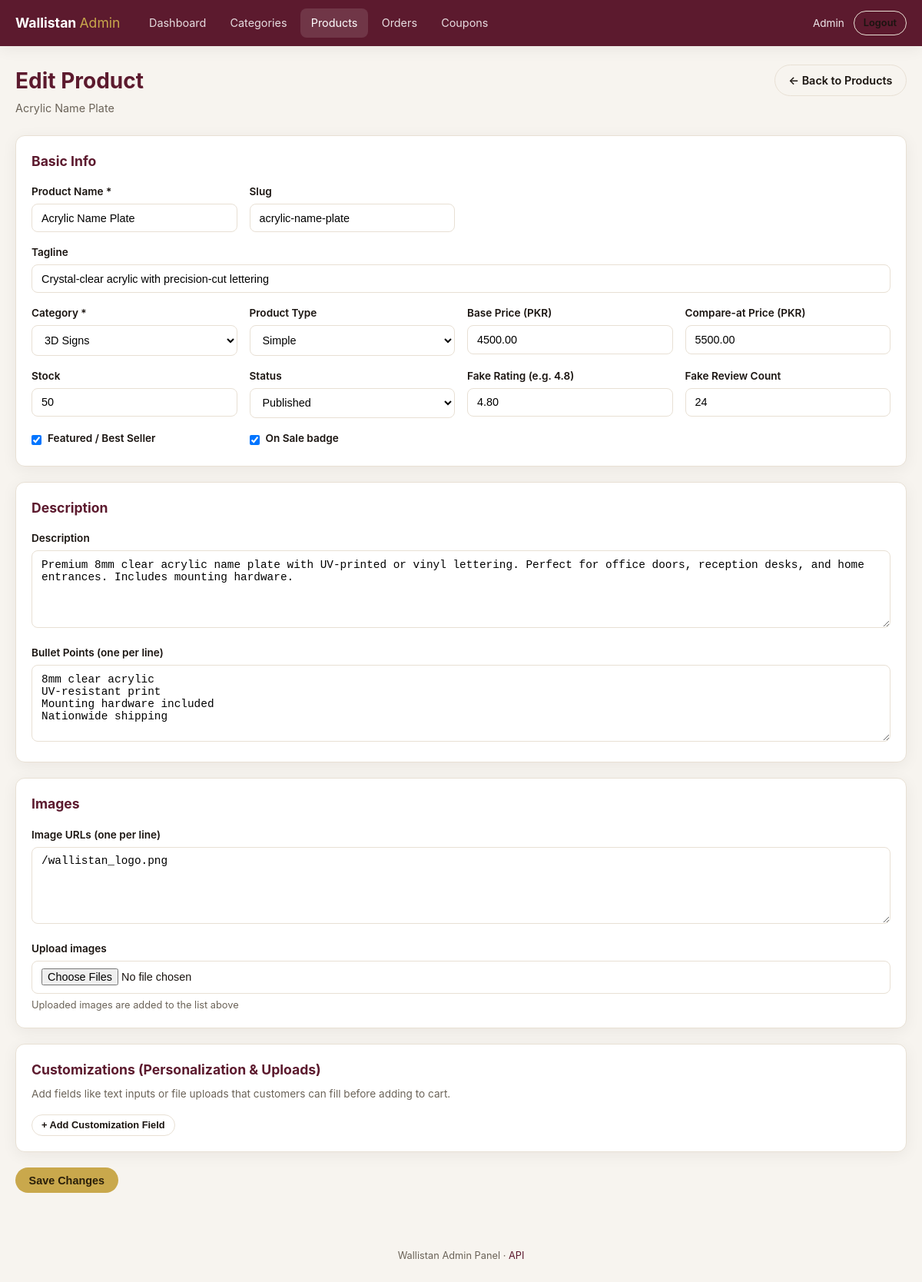
Page /admin/product-form.php?id=1 (signed in) on the committed database.
### tables this page shows
CREATE TABLE products (
    id INT UNSIGNED AUTO_INCREMENT PRIMARY KEY,
    slug VARCHAR(100) NOT NULL UNIQUE,
    name VARCHAR(255) NOT NULL,
    tagline TEXT,
    category_id INT UNSIGNED NOT NULL,
    product_type ENUM('simple', 'variable') NOT NULL DEFAULT 'simple',
    base_price DECIMAL(12, 2) NOT NULL DEFAULT 0,
    compare_at_price DECIMAL(12, 2) DEFAULT NULL,
    description TEXT,
    bullets JSON DEFAULT NULL,
    faq JSON DEFAULT NULL,
    rating DECIMAL(3, 2) NOT NULL DEFAULT 0,
    review_count INT UNSIGNED NOT NULL DEFAULT 0,
    stock INT NOT NULL DEFAULT 0,
    featured TINYINT(1) NOT NULL DEFAULT 0,
    on_sale TINYINT(1) NOT NULL DEFAULT 0,
    status ENUM('publish', 'draft') NOT NULL DEFAULT 'publish',
    created_at TIMESTAMP DEFAULT CURRENT_TIMESTAMP,
    updated_at TIMESTAMP DEFAULT CURRENT_TIMESTAMP ON UPDATE CURRENT_TIMESTAMP,
    FOREIGN KEY (category_id) REFERENCES categories(id) ON DELETE RESTRICT,
    INDEX idx_category (category_id),
    INDEX idx_status (status)
);

CREATE TABLE categories (
    id INT UNSIGNED AUTO_INCREMENT PRIMARY KEY,
    slug VARCHAR(100) NOT NULL UNIQUE,
    name VARCHAR(255) NOT NULL,
    tagline TEXT,
    image VARCHAR(500) DEFAULT '/wallistan_logo.png',
    created_at TIMESTAMP DEFAULT CURRENT_TIMESTAMP,
    updated_at TIMESTAMP DEFAULT CURRENT_TIMESTAMP ON UPDATE CURRENT_TIMESTAMP
);

### admin/includes/bootstrap.php (called while the page is built, shortened)
<?php
function e(?string $value): string
{
    return htmlspecialchars($value ?? '', ENT_QUOTES, 'UTF-8');
}

### admin/product-form.php (the view, shortened to what this page needs)
<?php
$pdo = db();
$id = isset($_GET['id']) ? (int) $_GET['id'] : 0;
$product = null;
$images = [];
$categories = $pdo->query('SELECT id, name FROM categories ORDER BY name')->fetchAll();
if ($id > 0) {
    $stmt = $pdo->prepare('SELECT * FROM products WHERE id = ?');
    $stmt->execute([$id]);
    $product = $stmt->fetch();
    $imgStmt = $pdo->prepare('SELECT url FROM product_images WHERE product_id = ? ORDER BY sort_order');
    $imgStmt->execute([$id]);
    $images = array_column($imgStmt->fetchAll(), 'url');
}
$bulletsText = '';
if ($product && $product['bullets']) {
    $decoded = json_decode($product['bullets'], true);
    if (is_array($decoded)) {
        $bulletsText = implode("\n", $decoded);
    }
}
require __DIR__ . '/includes/header.php';
?>
<div class="page-header">
  <div>
    <h1><?= $product ? 'Edit Product' : 'Add Product' ?></h1>
    <p><?= $product ? e($product['name']) : 'Create a new catalog item' ?></p>
  </div>
  <a href="<?= ADMIN_BASE ?>/products.php" class="btn btn-outline">← Back to Products</a>
</div>
<form method="post" enctype="multipart/form-data">
  <div class="card">
    <h2 style="font-size:1.1rem;color:var(--maroon);margin-bottom:1rem">Basic Info</h2>
    <div class="form-grid form-grid-2">
      <div class="field">
        <label>Product Name *</label>
        <input name="name" required value="<?= e($product['name'] ?? '') ?>">
      </div>
      <div class="field">
        <label>Slug</label>
        <input name="slug" value="<?= e($product['slug'] ?? '') ?>" placeholder="auto-generated">
      </div>
      <div class="field" style="grid-column:1/-1">
        <label>Tagline</label>
        <input name="tagline" value="<?= e($product['tagline'] ?? '') ?>">
      </div>
      <div class="field">
        <label>Category *</label>
        <select name="category_id" required>
          <?php foreach ($categories as $c): ?>
            <option value="<?= (int) $c['id'] ?>" <?= (int) ($product['category_id'] ?? 0) === (int) $c['id'] ? 'selected' : '' ?>>
              <?= e($c['name']) ?>
            </option>
          <?php endforeach; ?>
        </select>
      </div>
      <div class="field">
        <label>Product Type</label>
        <select name="product_type" id="productType">
          <option value="simple" <?= ($product['product_type'] ?? 'simple') === 'simple' ? 'selected' : '' ?>>Simple</option>
        </select>
      </div>
      <div class="field">
        <label>Base Price (PKR)</label>
        <input type="number" name="base_price" min="0" step="1" value="<?= e((string) ($product['base_price'] ?? '0')) ?>">
      </div>
      <div class="field">
        <label>Compare-at Price (PKR)</label>
        <input type="number" name="compare_at_price" min="0" step="1" value="<?= e($product['compare_at_price'] ?? '') ?>" placeholder="Optional sale compare">
      </div>
      <div class="field" id="stockField">
        <label>Stock</label>
        <input type="number" name="stock" min="0" value="<?= (int) ($product['stock'] ?? 0) ?>">
      </div>
      <div class="field">
        <label>Status</label>
        <select name="status">
          <option value="publish" <?= ($product['status'] ?? 'publish') === 'publish' ? 'selected' : '' ?>>Published</option>
        </select>
      </div>
      <div class="field">
        <label>Fake Rating (e.g. 4.8)</label>
        <input type="number" name="rating" step="0.1" min="0" max="5" value="<?= e((string) ($product['rating'] ?? '0')) ?>">
      </div>
      <div class="field">
        <label>Fake Review Count</label>
        <input type="number" name="review_count" value="<?= (int) ($product['review_count'] ?? 0) ?>">
      </div>
      <div class="field field-check">
        <input type="checkbox" name="featured" id="featured" <?= (int) ($product['featured'] ?? 0) ? 'checked' : '' ?>>
        <label for="featured">Featured / Best Seller</label>
      </div>
      <div class="field field-check">
        <input type="checkbox" name="on_sale" id="on_sale" <?= (int) ($product['on_sale'] ?? 0) ? 'checked' : '' ?>>
        <label for="on_sale">On Sale badge</label>
      </div>
    </div>
  </div>
  <div class="card">
    <h2 style="font-size:1.1rem;color:var(--maroon);margin-bottom:1rem">Description</h2>
    <div class="form-grid">
      <div class="field">
        <label>Description</label>
        <textarea name="description" rows="5"><?= e($product['description'] ?? '') ?></textarea>
      </div>
      <div class="field">
        <label>Bullet Points (one per line)</label>
        <textarea name="bullets" rows="4" placeholder="Feature 1&#10;Feature 2"><?= e($bulletsText) ?></textarea>
      </div>
    </div>
  </div>
  <div class="card">
    <h2 style="font-size:1.1rem;color:var(--maroon);margin-bottom:1rem">Images</h2>
    <div class="form-grid">
      <div class="field">
        <label>Image URLs (one per line)</label>
        <textarea name="image_urls" rows="3" placeholder="/wallistan_logo.png"><?= e(implode("\n", $images)) ?></textarea>
      </div>
      <div class="field">
        <label>Upload images</label>
        <input type="file" name="image_files[]" accept="image/*" multiple>
        <small>Uploaded images are added to the list above</small>
      </div>
    </div>
  </div>
  <div class="card" id="customizationsSection">
    <h2 style="font-size:1.1rem;color:var(--maroon);margin-bottom:0.5rem">Customizations (Personalization & Uploads)</h2>
    <p style="font-size:0.85rem;color:var(--muted);margin-bottom:1rem">
      Add fields like text inputs or file uploads that customers can fill before adding to cart.
    </p>
    <button type="button" class="btn btn-sm btn-outline" onclick="addCustomization()">+ Add Customization Field</button>
  </div>
  <div style="margin-top:1rem">
    <button type="submit" class="btn btn-primary"><?= $product ? 'Save Changes' : 'Create Product' ?></button>
  </div>
</form>
<?php require __DIR__ . '/includes/footer.php'; ?>

### admin/assets/admin.css (style rules this page uses)
:root { --maroon: #5c1a2e; --maroon-dark: #3d1120; --gold: #c9a84c; --gold-light: #f5ecd4; --bg: #f7f4ef; --card: #ffffff; --border: #e8e0d4; --text: #1a1410; --muted: #6b6358; --danger: #b42318; --success: #067647; --radius: 12px; --shadow: 0 4px 20px rgba(26, 20, 16, 0.06); }
* { box-sizing: border-box; margin: 0; padding: 0; }
body { font-family: -apple-system, BlinkMacSystemFont, "Segoe UI", Roboto, sans-serif; background: var(--bg); color: var(--text); line-height: 1.5; min-height: 100vh; }
a { color: var(--maroon); text-decoration: none; }
.page-header { display: flex; justify-content: space-between; align-items: flex-start; gap: 1rem; margin-bottom: 1.5rem; flex-wrap: wrap; }
.page-header h1 { font-size: 1.75rem; color: var(--maroon); font-weight: 700; }
.page-header p { color: var(--muted); font-size: 0.9rem; margin-top: 0.25rem; }
.card { background: var(--card); border: 1px solid var(--border); border-radius: var(--radius); box-shadow: var(--shadow); padding: 1.25rem; margin-bottom: 1.25rem; }
.btn { display: inline-flex; align-items: center; justify-content: center; gap: 0.4rem; padding: 0.55rem 1.1rem; border-radius: 999px; border: none; font-size: 0.9rem; font-weight: 600; cursor: pointer; text-decoration: none; transition: opacity 0.15s; }
.btn-primary { background: var(--gold); color: #2a1f0a; }
.btn-outline { background: transparent; border: 1px solid var(--border); color: var(--text); }
.btn-sm { padding: 0.35rem 0.75rem; font-size: 0.8rem; }
.form-grid { display: grid; gap: 1rem; }
.form-grid-2 { grid-template-columns: repeat(auto-fit, minmax(240px, 1fr)); }
.field label { display: block; font-size: 0.85rem; font-weight: 600; margin-bottom: 0.35rem; color: var(--text); }
.field input, .field select, .field textarea { width: 100%; padding: 0.6rem 0.75rem; border: 1px solid var(--border); border-radius: 8px; font-size: 0.9rem; background: #fff; }
.field textarea { min-height: 100px; resize: vertical; }
.field small { display: block; margin-top: 0.3rem; color: var(--muted); font-size: 0.8rem; }
.field-check { display: flex; align-items: center; gap: 0.5rem; }
.field-check input { width: auto; }

### rows in the picture
products: name "Acrylic Name Plate", slug "acrylic-name-plate", tagline "Crystal-clear acrylic with precision-cut lettering", category_id "3D Signs", product_type "Simple", base_price "4500.00", compare_at_price "5500.00", stock "50", status "Published", rating "4.80", review_count "24", featured "☑", on_sale "☑", description "Premium 8mm clear acrylic name plate with UV-printed or vinyl lettering. Perfect for office doors, reception desks, and home entrances. Includes mounting hardware.", bullets "8mm clear acrylic UV-resistant print Mounting hardware included Nationwide shipping"

### other values in the picture
$admin['name'] "Admin"
